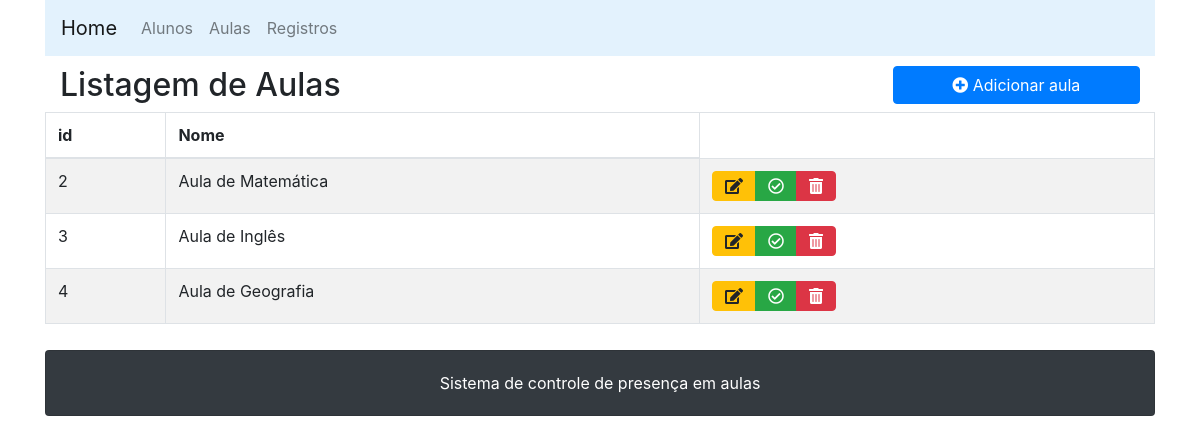
The page /listaraulas on the database its author committed.
### registro/models.py (models this page shows, shortened)
class Aula(models.Model):
    nome = models.CharField('nome', max_length=50)

### registro/views.py (the view)
# urls.py: path('listaraulas', views.listar_aula, name='listaraulas'),
def listar_aula(request):
    aulas = Aula.objects.all()
    context = {
        'aulas': aulas,
        'aula_empty': []
    }
    return render(request, 'aula/list.html', context=context)

### registro/templates/aula/list.html
{% extends "base.html" %}
{% block content %}
<div class="row">
    <div class="col-md-9">
        <h2>Listagem de Aulas</h2>
    </div>
    <div class="col-md-3">
        <a class="btn btn-primary btn-block" href="{% url 'registro:criaraula' %}"><i class="fa fa-plus-circle"></i>
            Adicionar aula</a>
    </div>
    <table class="table table-striped table-bordered">
        <thead>
            <tr>
                <th>id</th>
                <th>Nome</th>
            </tr>
        </thead>
        <tbody>
            {% for aula in aulas %}
            <tr>
                <td>{{ aula.pk }}</td>
                <td>{{ aula.nome|capfirst }}</td>
                <td>
                    <div class="btn-group" role="group" aria-label="Basic example">
                        <a href="{% url 'registro:updateaula' aula.pk %}" class="btn btn-warning"><i class="fas fa-edit"></i></a>
                        <a href="{% url 'registro:registrarpresenca' aula.pk %}" class="btn btn-success"><i class="far fa-check-circle"></i></a>
                        <a href="{% url 'registro:deleteaula' aula.pk %}" class="btn btn-danger"><i class="fas fa-trash-alt"></i></a>
                    </div>
                </td>
            </tr>
            {% empty %}
            <tr>
                <td colspan=5 class="text-center">
                    Não Há aulas para serem listadas
                </td>
            </tr>
            {% endfor %}
        </tbody>
    </table>
</div>
{% endblock %}

### rows shown on the page
Aula: pk "2", nome "Aula de Matemática"
Aula: pk "3", nome "Aula de Inglês"
Aula: pk "4", nome "Aula de Geografia"
